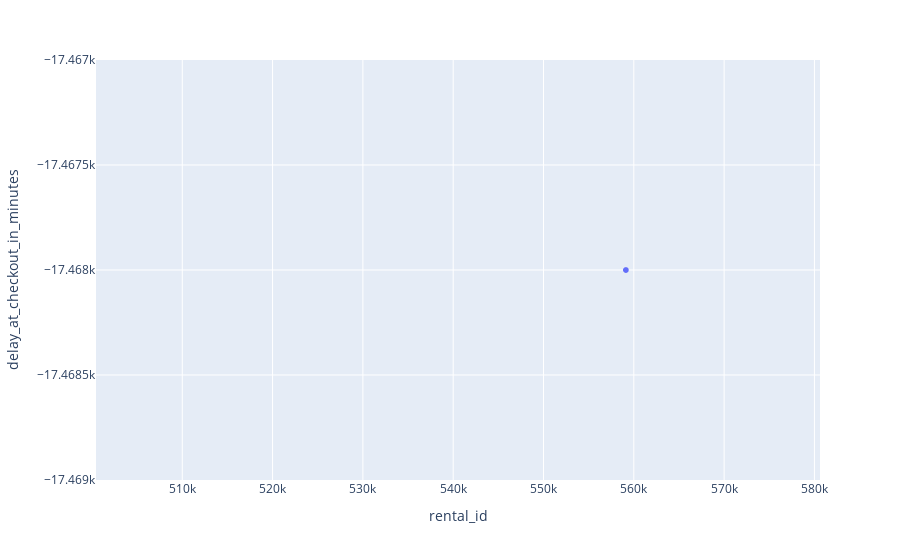

The cell this chart's notebook holds for it:
### Code cell
px.scatter(dataset[dataset['state']=='canceled'],y='delay_at_checkout_in_minutes',x='rental_id')

### Figure 1 — Plotly figure (JSON) as saved in the notebook; plotly's stock layout.template omitted (floating-point values rounded to 4 significant figures; data arrays with more than 128 entries replaced by an {"elided": "..."} marker saying what was removed)
{"data": [{"hovertemplate": "rental_id=%{x}<br>delay_at_checkout_in_minutes=%{y}<extra></extra>", "legendgroup": "", "marker": {"color": "#636efa", "symbol": "circle"}, "mode": "markers", "name": "", "showlegend": false, "type": "scattergl", "x": {"elided": "3265 int values"}, "xaxis": "x", "y": {"elided": "3265 int values"}, "yaxis": "y"}], "layout": {"legend": {"tracegroupgap": 0}, "margin": {"t": 60}, "xaxis": {"anchor": "y", "domain": [0, 1], "title": {"text": "rental_id"}}, "yaxis": {"anchor": "x", "domain": [0, 1], "title": {"text": "delay_at_checkout_in_minutes"}}}}
